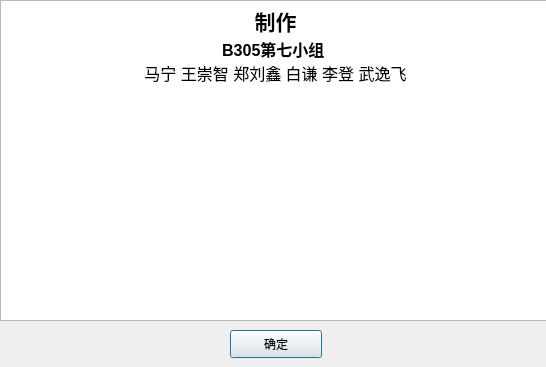
<?xml version="1.0" encoding="UTF-8"?>
<ui version="4.0">
 <class>About</class>
 <widget class="QDialog" name="About">
  <property name="geometry">
   <rect>
    <x>0</x>
    <y>0</y>
    <width>546</width>
    <height>367</height>
   </rect>
  </property>
  <property name="windowTitle">
   <string>Dialog</string>
  </property>
  <widget class="QTextBrowser" name="textBrowser">
   <property name="geometry">
    <rect>
     <x>0</x>
     <y>0</y>
     <width>551</width>
     <height>321</height>
    </rect>
   </property>
   <property name="html">
    <string>&lt;!DOCTYPE HTML PUBLIC &quot;-//W3C//DTD HTML 4.0//EN&quot; &quot;http://www.w3.org/TR/REC-html40/strict.dtd&quot;&gt;
&lt;html&gt;&lt;head&gt;&lt;meta name=&quot;qrichtext&quot; content=&quot;1&quot; /&gt;&lt;style type=&quot;text/css&quot;&gt;
p, li { white-space: pre-wrap; }
&lt;/style&gt;&lt;/head&gt;&lt;body style=&quot; font-family:'SimSun'; font-size:9.07563pt; font-weight:400; font-style:normal;&quot;&gt;
&lt;p align=&quot;center&quot; style=&quot; margin-top:0px; margin-bottom:0px; margin-left:0px; margin-right:0px; -qt-block-indent:0; text-indent:0px;&quot;&gt;&lt;img src=&quot;:/new/background/pic.png&quot; /&gt;&lt;/p&gt;
&lt;p align=&quot;center&quot; style=&quot; margin-top:0px; margin-bottom:0px; margin-left:0px; margin-right:0px; -qt-block-indent:0; text-indent:0px;&quot;&gt;&lt;span style=&quot; font-size:16pt; font-weight:600;&quot;&gt;制作&lt;/span&gt;&lt;/p&gt;
&lt;p align=&quot;center&quot; style=&quot; margin-top:0px; margin-bottom:0px; margin-left:0px; margin-right:0px; -qt-block-indent:0; text-indent:0px;&quot;&gt;&lt;span style=&quot; font-size:12pt; font-weight:600;&quot;&gt;B305第七小组&lt;/span&gt;&lt;span style=&quot; font-size:12pt;&quot;&gt; &lt;/span&gt;&lt;/p&gt;
&lt;p align=&quot;center&quot; style=&quot; margin-top:0px; margin-bottom:0px; margin-left:0px; margin-right:0px; -qt-block-indent:0; text-indent:0px;&quot;&gt;&lt;span style=&quot; font-size:12pt;&quot;&gt;马宁 王崇智 郑刘鑫 白谦 李登 武逸飞&lt;/span&gt;&lt;/p&gt;&lt;/body&gt;&lt;/html&gt;</string>
   </property>
  </widget>
  <widget class="QPushButton" name="Yes">
   <property name="geometry">
    <rect>
     <x>230</x>
     <y>330</y>
     <width>92</width>
     <height>28</height>
    </rect>
   </property>
   <property name="text">
    <string>确定</string>
   </property>
  </widget>
 </widget>
 <resources/>
 <connections/>
</ui>
